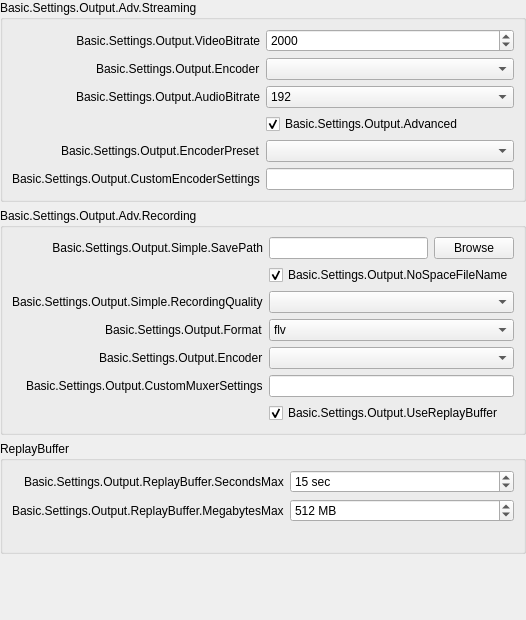
               <widget class="QWidget" name="easyOutputsPage">
                <layout class="QVBoxLayout" name="verticalLayout_3">
                 <property name="leftMargin">
                  <number>0</number>
                 </property>
                 <property name="topMargin">
                  <number>0</number>
                 </property>
                 <property name="rightMargin">
                  <number>0</number>
                 </property>
                 <property name="bottomMargin">
                  <number>0</number>
                 </property>
                 <item>
                  <widget class="QGroupBox" name="simpleStreamingGroupBox">
                   <property name="sizePolicy">
                    <sizepolicy hsizetype="Preferred" vsizetype="Maximum">
                     <horstretch>0</horstretch>
                     <verstretch>0</verstretch>
                    </sizepolicy>
                   </property>
                   <property name="title">
                    <string>Basic.Settings.Output.Adv.Streaming</string>
                   </property>
                   <layout class="QFormLayout" name="simpleStreamingLayout">
                    <property name="fieldGrowthPolicy">
                     <enum>QFormLayout::AllNonFixedFieldsGrow</enum>
                    </property>
                    <property name="labelAlignment">
                     <set>Qt::AlignRight|Qt::AlignTrailing|Qt::AlignVCenter</set>
                    </property>
                    <item row="0" column="0">
                     <widget class="QLabel" name="label_19">
                      <property name="minimumSize">
                       <size>
                        <width>170</width>
                        <height>0</height>
                       </size>
                      </property>
                      <property name="text">
                       <string>Basic.Settings.Output.VideoBitrate</string>
                      </property>
                      <property name="alignment">
                       <set>Qt::AlignRight|Qt::AlignTrailing|Qt::AlignVCenter</set>
                      </property>
                      <property name="buddy">
                       <cstring>simpleOutputVBitrate</cstring>
                      </property>
                     </widget>
                    </item>
                    <item row="0" column="1">
                     <widget class="QSpinBox" name="simpleOutputVBitrate">
                      <property name="minimum">
                       <number>200</number>
                      </property>
                      <property name="maximum">
                       <number>1000000</number>
                      </property>
                      <property name="value">
                       <number>2000</number>
                      </property>
                     </widget>
                    </item>
                    <item row="1" column="0">
                     <widget class="QLabel" name="simpleOutStrEncoderLabel">
                      <property name="text">
                       <string>Basic.Settings.Output.Encoder</string>
                      </property>
                      <property name="buddy">
                       <cstring>simpleOutRecEncoder</cstring>
                      </property>
                     </widget>
                    </item>
                    <item row="1" column="1">
                     <widget class="QComboBox" name="simpleOutStrEncoder"/>
                    </item>
                    <item row="2" column="0">
                     <widget class="QLabel" name="label_20">
                      <property name="text">
                       <string>Basic.Settings.Output.AudioBitrate</string>
                      </property>
                      <property name="buddy">
                       <cstring>simpleOutputABitrate</cstring>
                      </property>
                     </widget>
                    </item>
                    <item row="2" column="1">
                     <widget class="QComboBox" name="simpleOutputABitrate">
                      <property name="currentIndex">
                       <number>8</number>
                      </property>
                      <item>
                       <property name="text">
                        <string>32</string>
                       </property>
                      </item>
                      <item>
                       <property name="text">
                        <string>48</string>
                       </property>
                      </item>
                      <item>
                       <property name="text">
                        <string>64</string>
                       </property>
                      </item>
                      <item>
                       <property name="text">
                        <string>80</string>
                       </property>
                      </item>
                      <item>
                       <property name="text">
                        <string>96</string>
                       </property>
                      </item>
                      <item>
                       <property name="text">
                        <string>112</string>
                       </property>
                      </item>
                      <item>
                       <property name="text">
                        <string>128</string>
                       </property>
                      </item>
                      <item>
                       <property name="text">
                        <string>160</string>
                       </property>
                      </item>
                      <item>
                       <property name="text">
                        <string>192</string>
                       </property>
                      </item>
                      <item>
                       <property name="text">
                        <string>256</string>
                       </property>
                      </item>
                      <item>
                       <property name="text">
                        <string>320</string>
                       </property>
                      </item>
                     </widget>
                    </item>
                    <item row="3" column="1">
                     <widget class="QCheckBox" name="simpleOutAdvanced">
                      <property name="text">
                       <string>Basic.Settings.Output.Advanced</string>
                      </property>
                      <property name="checked">
                       <bool>true</bool>
                      </property>
                     </widget>
                    </item>
                    <item row="4" column="0">
                     <widget class="QLabel" name="label_24">
                      <property name="enabled">
                       <bool>true</bool>
                      </property>
                      <property name="text">
                       <string>Basic.Settings.Output.EncoderPreset</string>
                      </property>
                      <property name="buddy">
                       <cstring>simpleOutPreset</cstring>
                      </property>
                     </widget>
                    </item>
                    <item row="4" column="1">
                     <widget class="QComboBox" name="simpleOutPreset"/>
                    </item>
                    <item row="5" column="0">
                     <widget class="QLabel" name="label_23">
                      <property name="text">
                       <string>Basic.Settings.Output.CustomEncoderSettings</string>
                      </property>
                      <property name="buddy">
                       <cstring>simpleOutCustom</cstring>
                      </property>
                     </widget>
                    </item>
                    <item row="5" column="1">
                     <widget class="QLineEdit" name="simpleOutCustom"/>
                    </item>
                   </layout>
                  </widget>
                 </item>
                 <item>
                  <widget class="QGroupBox" name="simpleRecordingGroupBox">
                   <property name="sizePolicy">
                    <sizepolicy hsizetype="Preferred" vsizetype="Maximum">
                     <horstretch>0</horstretch>
                     <verstretch>0</verstretch>
                    </sizepolicy>
                   </property>
                   <property name="title">
                    <string>Basic.Settings.Output.Adv.Recording</string>
                   </property>
                   <layout class="QFormLayout" name="formLayout_6">
                    <property name="fieldGrowthPolicy">
                     <enum>QFormLayout::AllNonFixedFieldsGrow</enum>
                    </property>
                    <property name="labelAlignment">
                     <set>Qt::AlignRight|Qt::AlignTrailing|Qt::AlignVCenter</set>
                    </property>
                    <item row="0" column="0">
                     <widget class="QLabel" name="label_18">
                      <property name="minimumSize">
                       <size>
                        <width>170</width>
                        <height>0</height>
                       </size>
                      </property>
                      <property name="text">
                       <string>Basic.Settings.Output.Simple.SavePath</string>
                      </property>
                      <property name="alignment">
                       <set>Qt::AlignRight|Qt::AlignTrailing|Qt::AlignVCenter</set>
                      </property>
                      <property name="buddy">
                       <cstring>simpleOutputPath</cstring>
                      </property>
                     </widget>
                    </item>
                    <item row="0" column="1">
                     <layout class="QHBoxLayout" name="horizontalLayout_5">
                      <item>
                       <widget class="QLineEdit" name="simpleOutputPath">
                        <property name="enabled">
                         <bool>true</bool>
                        </property>
                       </widget>
                      </item>
                      <item>
                       <widget class="QPushButton" name="simpleOutputBrowse">
                        <property name="enabled">
                         <bool>true</bool>
                        </property>
                        <property name="text">
                         <string>Browse</string>
                        </property>
                       </widget>
                      </item>
                     </layout>
                    </item>
                    <item row="1" column="1">
                     <widget class="QCheckBox" name="simpleNoSpace">
                      <property name="text">
                       <string>Basic.Settings.Output.NoSpaceFileName</string>
                      </property>
                      <property name="checked">
                       <bool>true</bool>
                      </property>
                     </widget>
                    </item>
                    <item row="2" column="0">
                     <widget class="QLabel" name="label_26">
                      <property name="text">
                       <string>Basic.Settings.Output.Simple.RecordingQuality</string>
                      </property>
                      <property name="buddy">
                       <cstring>simpleOutRecQuality</cstring>
                      </property>
                     </widget>
                    </item>
                    <item row="2" column="1">
                     <widget class="QComboBox" name="simpleOutRecQuality"/>
                    </item>
                    <item row="3" column="0">
                     <widget class="QLabel" name="simpleOutRecFormatLabel">
                      <property name="text">
                       <string>Basic.Settings.Output.Format</string>
                      </property>
                      <property name="buddy">
                       <cstring>simpleOutRecFormat</cstring>
                      </property>
                     </widget>
                    </item>
                    <item row="3" column="1">
                     <widget class="QComboBox" name="simpleOutRecFormat">
                      <item>
                       <property name="text">
                        <string notr="true">flv</string>
                       </property>
                      </item>
                      <item>
                       <property name="text">
                        <string notr="true">mp4</string>
                       </property>
                      </item>
                      <item>
                       <property name="text">
                        <string notr="true">hybrid_mp4</string>
                       </property>
                      </item>
                      <item>
                       <property name="text">
                        <string notr="true">mov</string>
                       </property>
                      </item>
                      <item>
                       <property name="text">
                        <string notr="true">mkv</string>
                       </property>
                      </item>
                      <item>
                       <property name="text">
                        <string notr="true">ts</string>
                       </property>
                      </item>
                      <item>
                       <property name="text">
                        <string notr="true">m3u8</string>
                       </property>
                      </item>
                     </widget>
                    </item>
                    <item row="4" column="0">
                     <widget class="QLabel" name="simpleOutRecEncoderLabel">
                      <property name="text">
                       <string>Basic.Settings.Output.Encoder</string>
                      </property>
                      <property name="buddy">
                       <cstring>simpleOutRecEncoder</cstring>
                      </property>
                     </widget>
                    </item>
                    <item row="4" column="1">
                     <widget class="QComboBox" name="simpleOutRecEncoder"/>
                    </item>
                    <item row="5" column="0">
                     <widget class="QLabel" name="label_420">
                      <property name="text">
                       <string>Basic.Settings.Output.CustomMuxerSettings</string>
                      </property>
                      <property name="buddy">
                       <cstring>simpleOutMuxCustom</cstring>
                      </property>
                     </widget>
                    </item>
                    <item row="5" column="1">
                     <widget class="QLineEdit" name="simpleOutMuxCustom"/>
                    </item>
                    <item row="6" column="1">
                     <widget class="QCheckBox" name="simpleReplayBuf">
                      <property name="text">
                       <string>Basic.Settings.Output.UseReplayBuffer</string>
                      </property>
                      <property name="checked">
                       <bool>true</bool>
                      </property>
                     </widget>
                    </item>
                   </layout>
                  </widget>
                 </item>
                 <item>
                  <widget class="QGroupBox" name="replayBufferGroupBox">
                   <property name="title">
                    <string>ReplayBuffer</string>
                   </property>
                   <layout class="QFormLayout" name="formLayout_24">
                    <property name="fieldGrowthPolicy">
                     <enum>QFormLayout::AllNonFixedFieldsGrow</enum>
                    </property>
                    <property name="labelAlignment">
                     <set>Qt::AlignRight|Qt::AlignTrailing|Qt::AlignVCenter</set>
                    </property>
                    <item row="0" column="0">
                     <widget class="QLabel" name="label_35">
                      <property name="text">
                       <string>Basic.Settings.Output.ReplayBuffer.SecondsMax</string>
                      </property>
                     </widget>
                    </item>
                    <item row="0" column="1">
                     <widget class="QSpinBox" name="simpleRBSecMax">
                      <property name="suffix">
                       <string notr="true"> sec</string>
                      </property>
                      <property name="minimum">
                       <number>5</number>
                      </property>
                      <property name="maximum">
                       <number>21600</number>
                      </property>
                      <property name="value">
                       <number>15</number>
                      </property>
                     </widget>
                    </item>
                    <item row="1" column="0">
                     <widget class="QLabel" name="simpleRBMegsMaxLabel">
                      <property name="text">
                       <string>Basic.Settings.Output.ReplayBuffer.MegabytesMax</string>
                      </property>
                     </widget>
                    </item>
                    <item row="1" column="1">
                     <widget class="QSpinBox" name="simpleRBMegsMax">
                      <property name="suffix">
                       <string notr="true"> MB</string>
                      </property>
                      <property name="minimum">
                       <number>20</number>
                      </property>
                      <property name="maximum">
                       <number>8192</number>
                      </property>
                      <property name="value">
                       <number>512</number>
                      </property>
                     </widget>
                    </item>
                    <item row="2" column="1">
                     <widget class="QLabel" name="simpleRBEstimate">
                      <property name="text">
                       <string notr="true"/>
                      </property>
                     </widget>
                    </item>
                   </layout>
                  </widget>
                 </item>
                 <item>
                  <layout class="QVBoxLayout" name="simpleOutInfoLayout">
                   <property name="leftMargin">
                    <number>10</number>
                   </property>
                   <property name="topMargin">
                    <number>10</number>
                   </property>
                   <property name="rightMargin">
                    <number>10</number>
                   </property>
                   <property name="bottomMargin">
                    <number>10</number>
                   </property>
                  </layout>
                 </item>
                 <item>
                  <spacer name="verticalSpacer_2">
                   <property name="orientation">
                    <enum>Qt::Vertical</enum>
                   </property>
                   <property name="sizeHint" stdset="0">
                    <size>
                     <width>20</width>
                     <height>40</height>
                    </size>
                   </property>
                  </spacer>
                 </item>
                 <item>
                  <widget class="QFrame" name="simpleOutputContainer">
                   <layout class="QVBoxLayout" name="verticalLayout_4">
                    <property name="leftMargin">
                     <number>0</number>
                    </property>
                    <property name="topMargin">
                     <number>0</number>
                    </property>
                    <property name="rightMargin">
                     <number>0</number>
                    </property>
                    <property name="bottomMargin">
                     <number>0</number>
                    </property>
                   </layout>
                  </widget>
                 </item>
                </layout>
               </widget>
